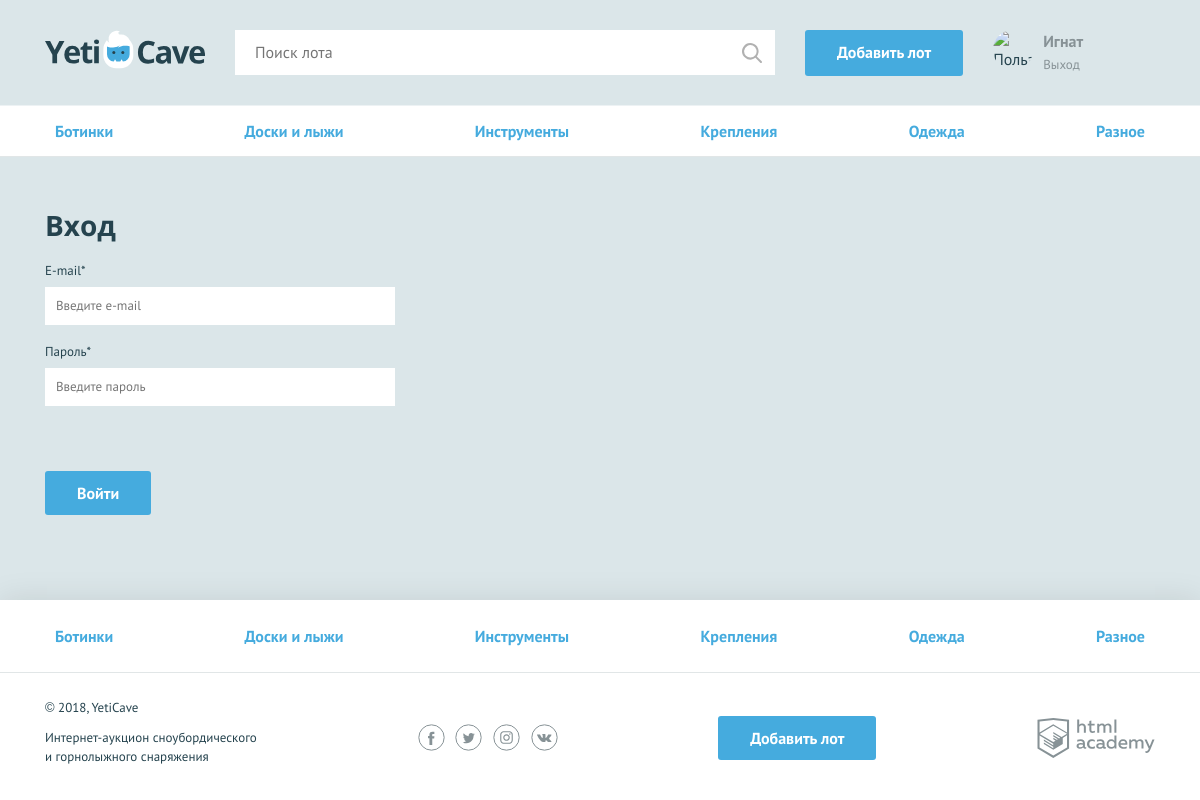
Page /login.php (signed in) on the committed database.
### tables this page shows
CREATE TABLE categories (
    id INT AUTO_INCREMENT PRIMARY KEY,
    alias CHAR (128),
    title CHAR (128)
  );

### functions/functions.php (called while the page is built, shortened)
<?php
function include_template($name, $data) {
  $name = 'templates/' . $name;
  extract($data);
  require_once $name;
  return ob_get_clean();
}
function get_array_in_base($link, $query) {
  $result = mysqli_query($link, $query) or die(mysqli_error($link));
  return mysqli_fetch_all($result, MYSQLI_ASSOC);
}

### data.php (called while the page is built, shortened)
<?php
if (!empty($_SESSION['user'])) {
	$is_auth = 1;
	$user_name = $_SESSION['user']['name_user'];
	$user_avatar = $_SESSION['user']['avatar'];
} else {
	$is_auth = 0;
}

### templates/login.php (the view, shortened to what this page needs)
<main>
  <nav class="nav">
    <ul class="nav__list container">
      <?php foreach($categories as $category_name): ?>
      <li class="nav__item">
        <a href="category.php?alias=<?= $category_name['alias']?>"><?= $category_name['title']; ?></a>
      </li>
    <?php endforeach; ?>
    </ul>
  </nav>
  <form class="form container <?= $classname = !empty($errors) ? "form--invalid" : "";  ?>"  action="login.php" method="post">
   <?php $classname = !empty($errors['email']) ? "form__item--invalid" : "";  ?>
    <h2>Вход</h2>
    <div class="form__item <?=$classname;?>">
      <label for="email">E-mail*</label>
      <input id="email" type="text" name="email" value="<?php if(!empty($_REQUEST['email'])){ echo $_REQUEST['email']; } ?>" placeholder="Введите e-mail">
    </div>
    <div class="form__item form__item--last <?= $classname = !empty($errors['email']) ? "form__item--invalid" : "";  ?>">
      <label for="password">Пароль*</label>
      <input id="password" type="text" name="password" placeholder="Введите пароль" >
    </div>
    <button type="submit" class="button">Войти</button>
  </form>
</main>

### templates/layout.php (shortened to what this page needs)
<!DOCTYPE html>
<html lang="ru">
<head>
  <link href="css/normalize.min.css" rel="stylesheet">
  <link href="css/style.css" rel="stylesheet">
</head>
<body>
<div class="page-wrapper">
  <header class="main-header">
    <div class="main-header__container container">
      <a class="main-header__logo" href="index.php">
        <img src="img/logo.svg" width="160" height="39" alt="Логотип компании YetiCave">
      </a>
      <form class="main-header__search" method="get" action="search.php">
        <input type="search" name="q" placeholder="Поиск лота">
        <input class="main-header__search-btn" type="submit" name="find" value="Найти">
      </form>
      <a class="main-header__add-lot button" href="add.php">Добавить лот</a>
      <nav class="user-menu">
        <?php if ($is_auth): ?>
          <div class="user-menu__image">
            <img src="img/<?=  !empty($user_avatar) ? $user_avatar : 'user.jpg' ?>" width="40" height="40" alt="Пользователь">
          </div>
          <div class="user-menu__logged">
            <p><?= $user_name; ?></p>
             <a href="logout.php">Выход</a>
          </div>
        <?php endif; ?>
      </nav>
    </div>
  </header>
  <?= $content; ?>
</div>
<footer class="main-footer">
	<nav class="nav">
		<ul class="nav__list container">
			<?php foreach($categories as $category_name):?>
				<li class="nav__item">
					<a href="category.php?alias=<?= $category_name['alias']?>"><?=  $category_name['title']; ?></a>
				</li>
			<?php endforeach; ?>
		</ul>
	</nav>
	<div class="main-footer__bottom container">
		<div class="main-footer__copyright">
			<p>© 2018, YetiCave</p>
			<p>Интернет-аукцион сноубордического и горнолыжного снаряжения</p>
		</div>
		<div class="main-footer__social social">
			<a class="social__link social__link--facebook" href="#">
			</a>
			<a class="social__link social__link--twitter" href="#">
			</a>
			<a class="social__link social__link--instagram" href="#">
			</a>
			<a class="social__link social__link--vkontakte" href="#">
			</a>
		</div>
		<a class="main-footer__add-lot button" href="add.php">Добавить лот</a>
		<div class="main-footer__developed-by">
			<a class="logo-academy" href="https://htmlacademy.ru/intensive/php">
			</a>
		</div>
	</div>
</footer>
</body>
</html>

### css/style.css (style rules this page uses)
html, body { height: 100%; }
.page-wrapper { display: flex; flex-direction: column; min-height: 100%; margin-bottom: -202px; }
.page-wrapper::after { content: ""; display: block; }
.page-wrapper::after { height: 85px; }
main { margin-bottom: 202px; }
body { min-width: 1140px; background-color: #dbe6e9; font-family: "PT Sans", sans-serif; font-weight: 400; font-size: 16px; line-height: 26px; color: #25434e; }
a { text-decoration: none; }
h2 { margin: 0; font-family: "Open Sans", sans-serif; font-size: 28px; line-height: 35px; font-weight: 700; }
.container { width: 1110px; margin: 0 auto; padding: 0 15px; }
.button { display: block; padding: 9px 32px; background-color: #45abde; color: #ffffff; text-align: center; font-weight: 700; border: none; border-radius: 3px; }
.main-header { padding: 30px 0 29px; border-bottom: 1px solid rgba(255, 255, 255, 0.5); }
.main-header__container { display: -webkit-flex; display: -ms-flexbox; display: flex; -webkit-justify-content: flex-start; -ms-flex-pack: start; justify-content: flex-start; }
.main-header__logo { display: block; margin-right: 30px; }
.main-header__search { position: relative; width: 540px; margin-right: 30px; }
.main-header__search input[type="search"] { width: 100%; padding: 8px 19px 9px 19px; border: 1px solid #ffffff; }
.main-header__search-btn { content: ""; position: absolute; top: 3px; right: 3px; width: 20px; height: 20px; padding: 20px; background: url("../img/search.svg") center no-repeat; opacity: 0.3; border: 0; font-size: 0; }
.main-header__add-lot { max-width: 160px; margin-right: 30px; }
.user-menu { display: -webkit-flex; display: -ms-flexbox; display: flex; }
.user-menu__image { width: 40px; height: 40px; margin-right: 10px; border-radius: 50%; overflow: hidden; }
.user-menu__image img { width: 100%; height: 100%; }
.user-menu__logged { color: #879296; line-height: 22px; }
.user-menu__logged p { font-weight: 700; margin: 0; }
.user-menu__logged a { color: #879296; font-size: 13px; font-weight: 400; }
.main-footer { background-color: #ffffff; box-shadow: 0 0 30px 0 rgba(0, 0, 0, 0.1); }
.main-footer__bottom { display: -webkit-flex; display: -ms-flexbox; display: flex; -webkit-justify-content: space-between; -ms-flex-pack: justify; justify-content: space-between; -webkit-align-items: center; -ms-flex-align: center; align-items: center; padding: 25px 0; }
.main-footer__copyright { max-width: 212px; }
.main-footer__copyright p { margin: 0; margin-bottom: 11px; font-size: 13px; line-height: 19px; }
.main-footer__social { width: 140px; }
.social { display: -webkit-flex; display: -ms-flexbox; display: flex; -webkit-justify-content: space-between; -ms-flex-pack: justify; justify-content: space-between; -webkit-flex-wrap: wrap; -ms-flex-wrap: wrap; flex-wrap: wrap; }
.social__link { width: 27px; height: 27px; }
.logo-academy { display: block; width: 118px; height: 40px; }
.nav { background-color: #ffffff; border-bottom: 1px solid #e1e6e7; }
.nav__list { display: -webkit-flex; display: -ms-flexbox; display: flex; -webkit-justify-content: space-between; -ms-flex-pack: justify; justify-content: space-between; -webkit-flex-wrap: wrap; -ms-flex-wrap: wrap; flex-wrap: wrap; list-style: none; }
.nav__item a { position: relative; display: block; padding: 12px 10px; font-weight: 700; color: #45abde; }
.nav__item a::before { content: ""; display: none; position: absolute; bottom: 0; width: calc(100% - 20px); height: 3px; background-color: #e2e5e6; }
.main-footer .nav__item a { padding: 23px 10px; }
.form { padding-top: 51px; }
.form h2 { padding-bottom: 15px; }
.form__item { width: 350px; margin: 0; margin-bottom: 14px; font-size: 13px; }
.form__item label { display: block; margin-bottom: 3px; }
.form__item input, .form__item textarea { display: block; width: 100%; padding: 5px 10px; border: 1px solid #ffffff; box-sizing: border-box; }
.form__item--last { margin-bottom: 65px; }
.form .button { display: inline-block; vertical-align: middle; margin-right: 20px; }

### rows in the picture
categories: title "Ботинки"
categories: title "Доски и лыжи"
categories: title "Инструменты"
categories: title "Крепления"
categories: title "Одежда"
categories: title "Разное"

### other values in the picture
$user_name "Игнат"
